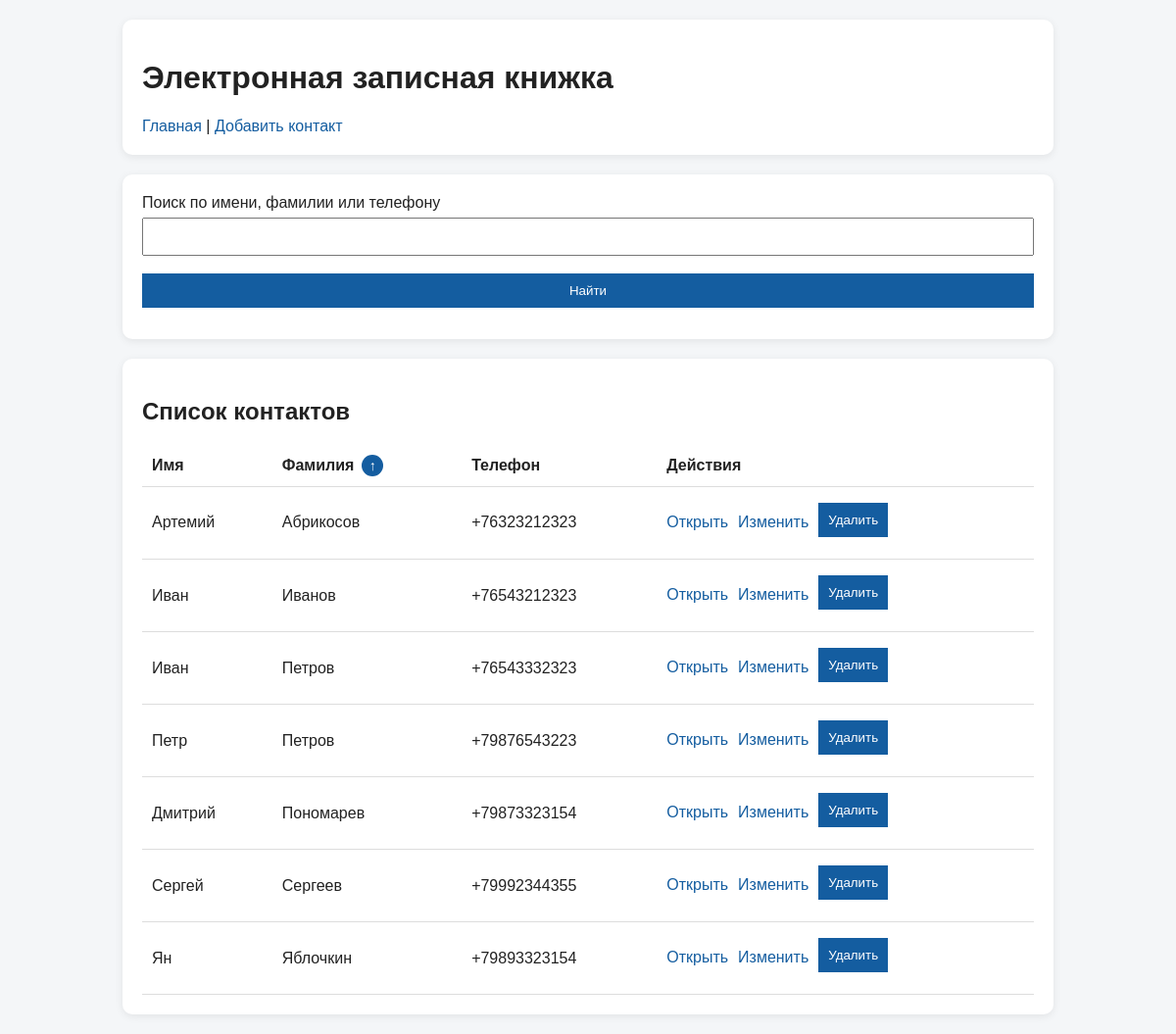
The page / on the database its author committed.
### tables this page shows
CREATE TABLE contacts (
            id INTEGER PRIMARY KEY AUTOINCREMENT,
            first_name TEXT NOT NULL,
            last_name TEXT NOT NULL,
            phone TEXT NOT NULL,
            email TEXT,
            address TEXT
        );

### app.py (the view)
    @app.route("/")
    def index():
        search = request.args.get("search", "").strip()
        message = request.args.get("message", "")
        sort = request.args.get("sort", "asc")
        if sort == "desc":
            order_by = "last_name DESC, first_name DESC"
        else:
            sort = "asc"
            order_by = "last_name ASC, first_name ASC"
        conn = get_connection()
        if search:
            contacts = conn.execute(
                "SELECT * FROM contacts "
                "WHERE first_name LIKE ? OR last_name LIKE ? OR phone LIKE ? "
                "ORDER BY " + order_by,
                (f"%{search}%", f"%{search}%", f"%{search}%"),
            ).fetchall()
        else:
            contacts = conn.execute(
                "SELECT * FROM contacts ORDER BY " + order_by
            ).fetchall()
        conn.close()
        return render_template(
            "index.html",
            contacts=contacts,
            search=search,
            message=message,
            sort=sort,
        )

### app.py (called while the page is built)
def get_connection():
    conn = sqlite3.connect(DATABASE)
    conn.row_factory = sqlite3.Row
    return conn

### templates/index.html (shortened to what this page needs)
{% extends "base.html" %}
{% block content %}
<div class="box">
    <form method="get">
        <label for="search">Поиск по имени, фамилии или телефону</label>
        <input type="text" id="search" name="search" value="{{ search }}">
        <button type="submit">Найти</button>
    </form>
</div>
<div class="box">
    <h2>Список контактов</h2>
    {% if contacts %}
    <table>
        <tr>
            <th>Имя</th>
            <th>
                <div class="sortable-title">
                    <span>Фамилия</span>
                    <a class="sort-arrow" href="{{ url_for('index', search=search, sort='desc' if sort == 'asc' else 'asc') }}">
                        {% if sort == "asc" %}↑{% else %}↓{% endif %}
                    </a>
                </div>
            </th>
            <th>Телефон</th>
            <th>Действия</th>
        </tr>
        {% for contact in contacts %}
        <tr>
            <td>{{ contact.first_name }}</td>
            <td>{{ contact.last_name }}</td>
            <td>{{ contact.phone }}</td>
            <td class="actions">
                <a href="{{ url_for('contact_detail', contact_id=contact.id) }}">Открыть</a>
                <a href="{{ url_for('edit_contact', contact_id=contact.id) }}">Изменить</a>
                <form class="inline-form" action="{{ url_for('delete_contact', contact_id=contact.id) }}" method="post">
                    <button type="submit">Удалить</button>
                </form>
            </td>
        </tr>
        {% endfor %}
    </table>
    {% else %}
    <p>Контакты не найдены.</p>
    {% endif %}
</div>
{% endblock %}

### templates/base.html (shortened to what this page needs)
<!doctype html>
<html lang="ru">
<head>
    <link rel="stylesheet" href="{{ url_for('static', filename='style.css') }}">
</head>
<body>
    <div class="box">
        <h1>Электронная записная книжка</h1>
        <a href="{{ url_for('index') }}">Главная</a>
        |
        <a href="{{ url_for('add_contact') }}">Добавить контакт</a>
    </div>
    {% block content %}{% endblock %}
</body>
</html>

### static/style.css (style rules this page uses)
body { font-family: Arial, sans-serif; max-width: 950px; margin: 20px auto; background: #f4f6f8; color: #222; }
.box { background: white; padding: 20px; border-radius: 10px; box-shadow: 0 2px 8px rgba(0, 0, 0, 0.08); margin-bottom: 20px; }
a { text-decoration: none; color: #145da0; }
table { width: 100%; border-collapse: collapse; }
th, td { border-bottom: 1px solid #ddd; padding: 10px; text-align: left; }
input, select, textarea, button { width: 100%; padding: 10px; margin-top: 6px; margin-bottom: 12px; box-sizing: border-box; }
button { cursor: pointer; background: #145da0; color: white; border: none; }
.actions { display: flex; gap: 10px; align-items: center; }
.sortable-title { display: flex; align-items: center; gap: 8px; }
.sort-arrow { display: inline-flex; align-items: center; justify-content: center; width: 22px; height: 22px; border-radius: 50%; background: #145da0; color: white; font-size: 14px; font-weight: bold; }
.inline-form { display: inline; }

### rows shown on the page
contacts: first_name "Артемий", last_name "Абрикосов", phone "+76323212323"
contacts: first_name "Иван", last_name "Иванов", phone "+76543212323"
contacts: first_name "Иван", last_name "Петров", phone "+76543332323"
contacts: first_name "Петр", last_name "Петров", phone "+79876543223"
contacts: first_name "Дмитрий", last_name "Пономарев", phone "+79873323154"
contacts: first_name "Сергей", last_name "Сергеев", phone "+79992344355"
contacts: first_name "Ян", last_name "Яблочкин", phone "+79893323154"
